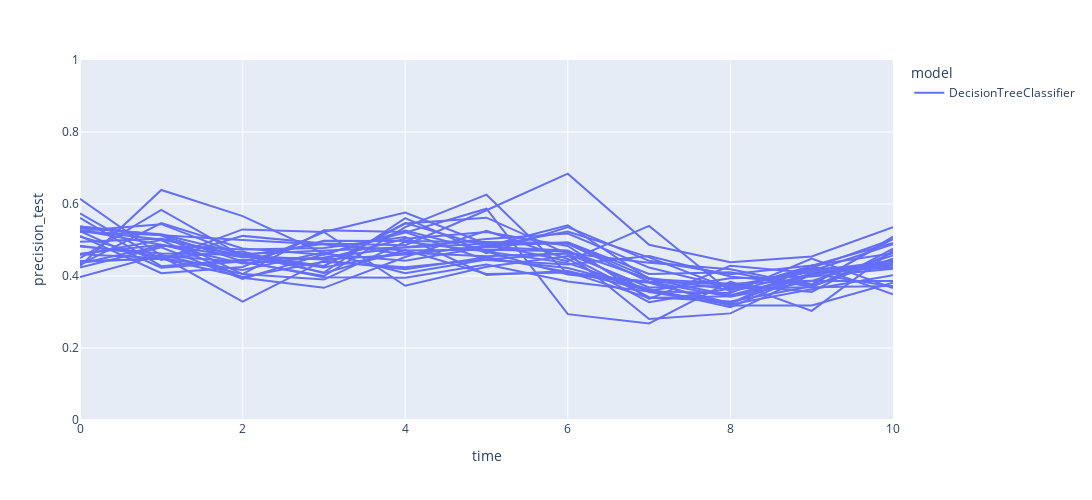
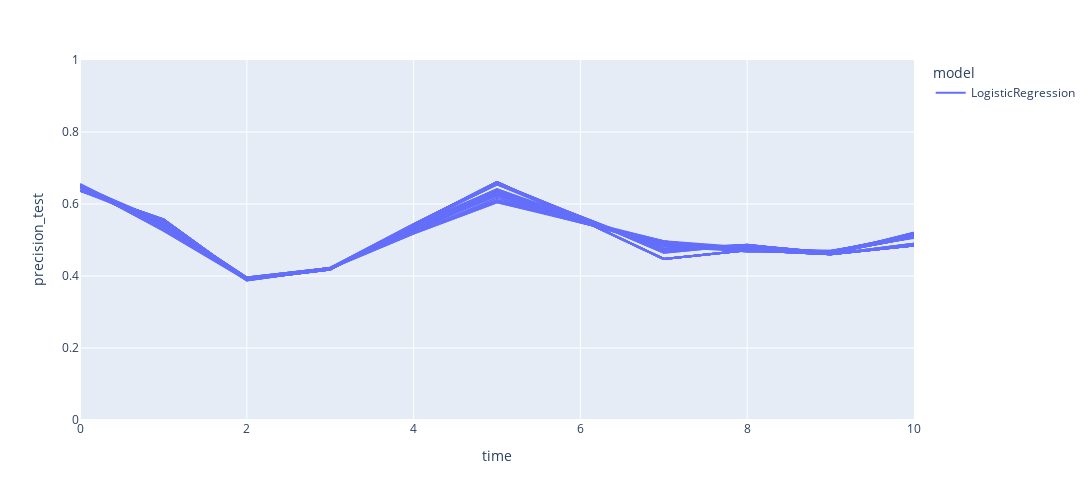
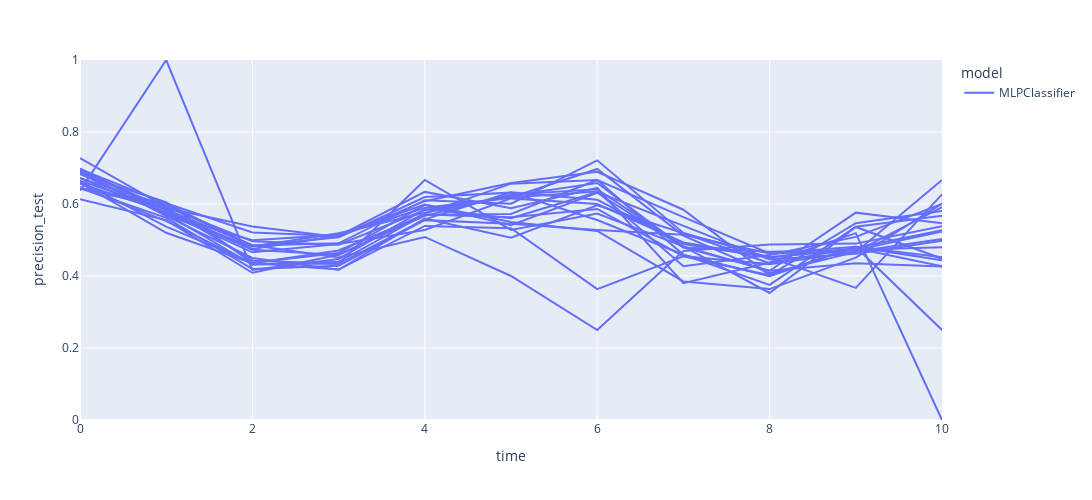
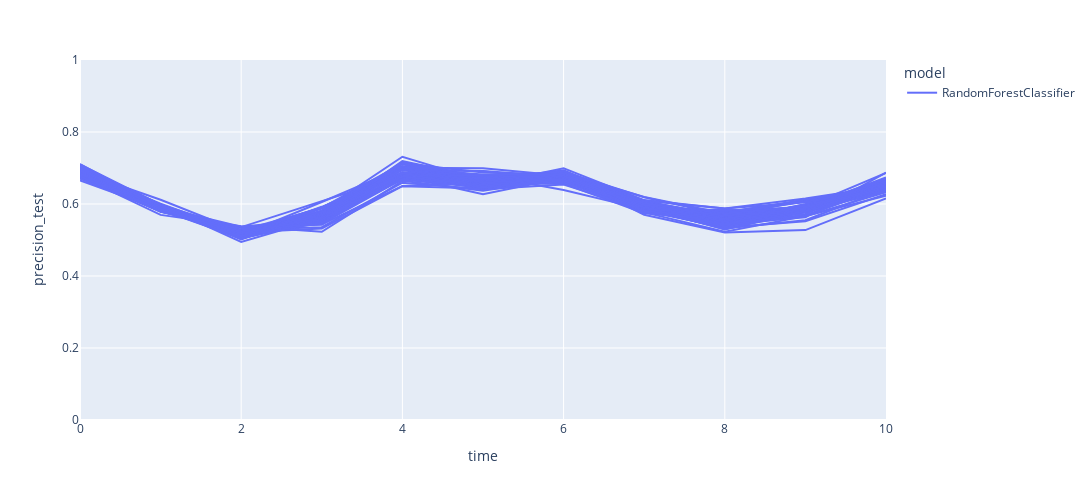

Write notebook code for charts like these, in order.
### Code cell
for m in outputs_metrics_wt_last.model.unique():
    fig =outputs_metrics_wt_last.query(f'model == "{m}"').plot(kind='line',x='time',y='precision_test',color='model',line_group="param_config", width=1300, height=500,labels={'metric':'precision'})
    fig.update_layout({"yaxis"+str(i+1): dict(range = [0, 1]) for i in range(7)})
    fig.show()
